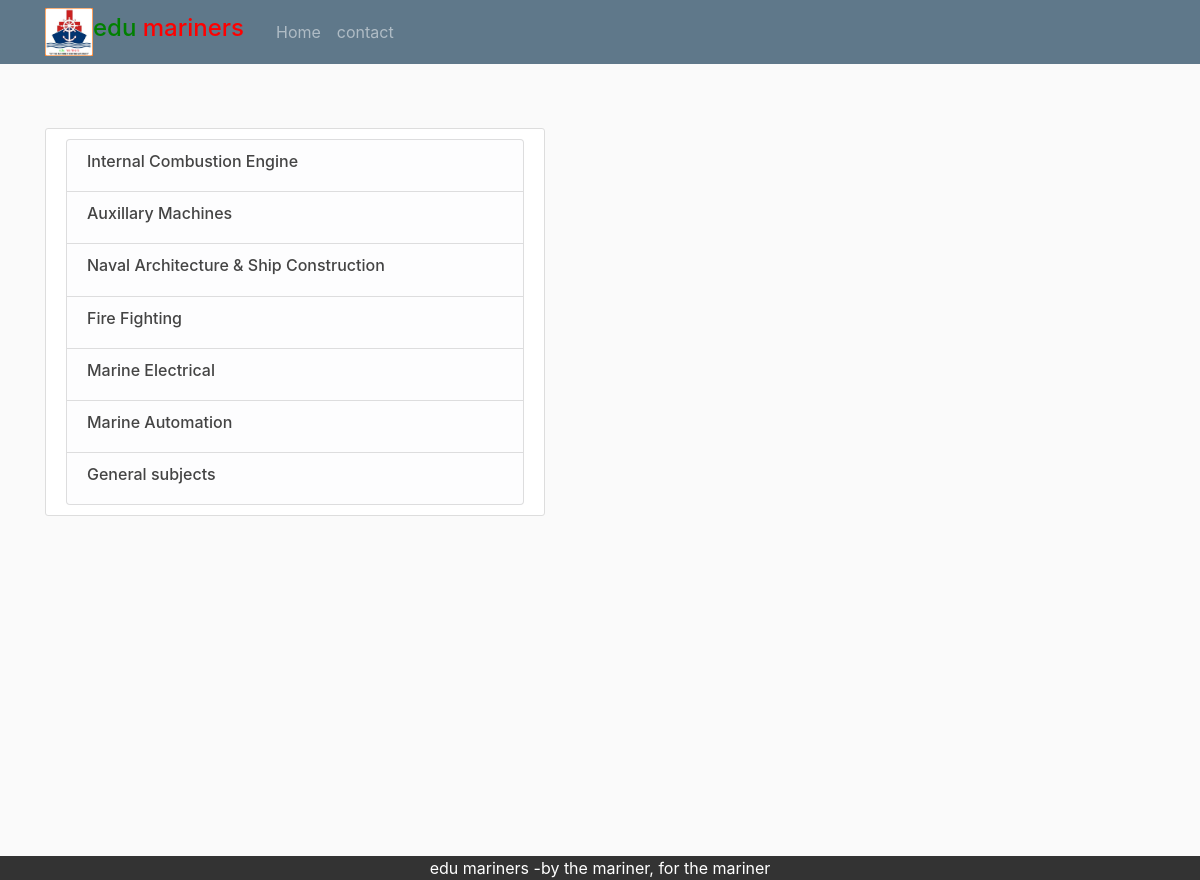
The app's page /mes/ with its own data.
### notes/models.py (models this page shows, shortened)
class Subject(models.Model):
    subject_name = models.CharField(max_length=40)
    section = models.ForeignKey(Section, on_delete=models.CASCADE)

### notes/views.py (the view)
# urls.py: path('mes/', views.mes, name='Marine Engineering Subjects'),
def mes(request):
    context = {
        'subject_name': Subject.objects.all()
    }
    return render(request, 'edumariners/mes.html', context)

### notes/templates/edumariners/mes.html (shortened to what this page needs)
{%extends 'edumariners/base.html'%}
{% load staticfiles %}
{% block sidebar %}
<div class="content-section">
 <ul class="list-group">
     {% for item in subject_name %}
     <a class="list-group-item list-group-item-light" href="/{{ item.id }}/docs"><h6>{{item.subject_name}}</h6></a>
     {% endfor %}
 </ul>
</div>
{% endblock sidebar %}

### notes/templates/edumariners/base.html (shortened to what this page needs)
{% load static %}
<html>
<head>
    <link rel="stylesheet" href="https://maxcdn.bootstrapcdn.com/bootstrap/4.0.0/css/bootstrap.min.css">
    <link rel="stylesheet" type="text/css" href="{% static 'design.css' %}">
    <link rel="stylesheet" type="text/css" href="{% static 'main.css' %}">
</head>
<div background="{% static 'subloh.jpg' %}">
    <header class="site-header">
      <nav class="navbar navbar-expand-md navbar-dark bg-steel fixed-top">
        <div class="container">
          <a href="{% url 'notes-home' %}"><img src="{% static 'logo.jpg' %}" style="width:3em" ></a>
          <a class="navbar-brand mr-4" href="{% url 'notes-home' %}"><h4><font color="green" style="padding:0em 0em 0em 0em;"> edu</font> <font color="red">mariners</font> </h4></a>
          <div class="collapse navbar-collapse" id="navbarToggle">
            <div class="navbar-nav mr-auto">
              <a class="nav-item nav-link" href="{% url 'notes-home' %}">Home</a>
              <a class="nav-item nav-link" href="{% url 'notes-contact' %}">contact</a>
            </div>
            </div>
          </div>
        </div>
        <div class="container">
            <div style="float:left; padding: 3em 0em 0em 0em; width:45%">{% block sidebar %}{% endblock %}</div>
            <div style="float:right; padding: 3em 0em 0em 0em; width:50%">{% block content %}{% endblock %}</div>
        </div>
        <footer class="footer">
            edu mariners -by the mariner, for the mariner
        </footer>
</body>
</html>

### notes/static/design.css (style rules this page uses)
.footer { text-align: center; overflow: hidden; background-color: #283f63; position: fixed; font-size: 1em; margin: 0.25em 0 0 0;country color: white; color: white; left: 0; bottom: 0; width: 100%; }

### notes/static/main.css (style rules this page uses)
h1, h2, h3, h4, h5, h6 { color: #444444; }
ul { margin: 0; }
.bg-steel { background-color: #5f788a; }
.site-header .navbar-nav .nav-link { color: #cbd5d; }
.content-section { background: #ffffff; padding: 10px 20px; border: 1px solid #dddddd; border-radius: 3px; margin-bottom: 20px; }
.footer { text-align: center; overflow: hidden; background-color: #333; position: fixed; font-size: 1em; margin: 0.25em 0 0 0; color: white; left: 0; bottom: 0; width: 100%; }

### records on screen
Subject: subject_name "Internal Combustion Engine"
Subject: subject_name "Auxillary Machines"
Subject: subject_name "Naval Architecture & Ship Construction"
Subject: subject_name "Fire Fighting"
Subject: subject_name "Marine Electrical"
Subject: subject_name "Marine Automation"
Subject: subject_name "General subjects"
